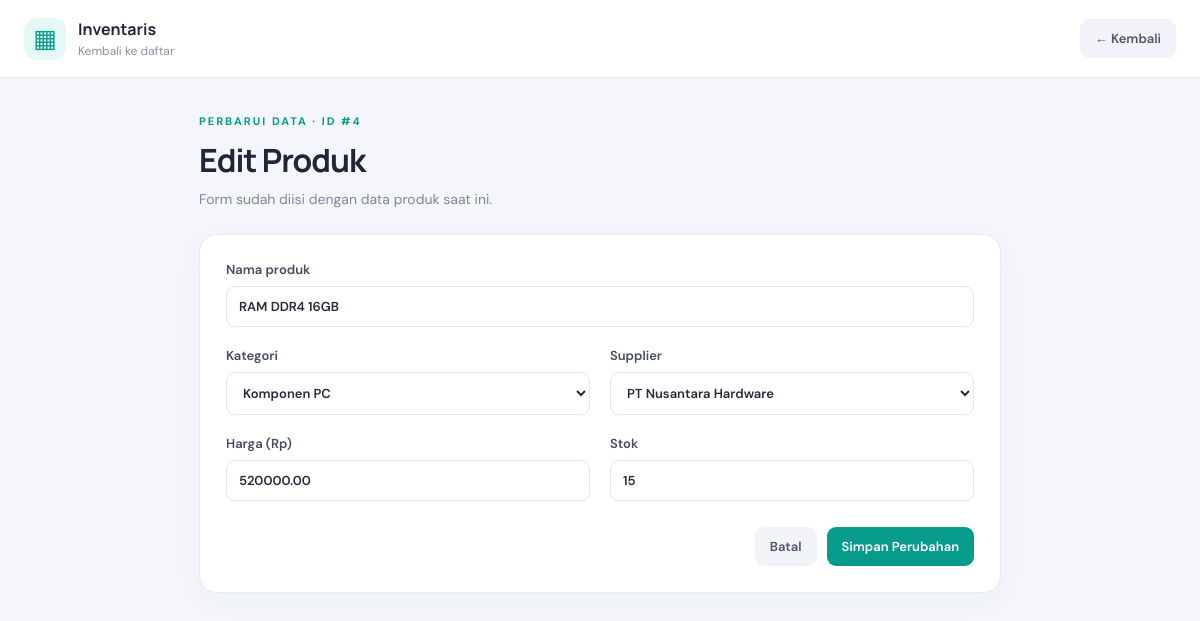
The app's page /edit.php?id=4 with its own data.
### tables this page shows
CREATE TABLE products (
    id INT AUTO_INCREMENT PRIMARY KEY,
    name VARCHAR(150) NOT NULL,
    category_id INT NOT NULL,
    supplier_id INT NOT NULL,
    price DECIMAL(12,2) NOT NULL DEFAULT 0,
    stock INT NOT NULL DEFAULT 0,
    created_at TIMESTAMP DEFAULT CURRENT_TIMESTAMP,
    CONSTRAINT fk_products_category FOREIGN KEY (category_id)
        REFERENCES categories(id) ON UPDATE CASCADE ON DELETE RESTRICT,
    CONSTRAINT fk_products_supplier FOREIGN KEY (supplier_id)
        REFERENCES suppliers(id) ON UPDATE CASCADE ON DELETE RESTRICT
);

CREATE TABLE categories (
    id INT AUTO_INCREMENT PRIMARY KEY,
    name VARCHAR(100) NOT NULL UNIQUE
);

CREATE TABLE suppliers (
    id INT AUTO_INCREMENT PRIMARY KEY,
    name VARCHAR(100) NOT NULL,
    phone VARCHAR(20) NOT NULL
);

### edit.php (the view, shortened to what this page needs)
<?php
function e(mixed $v): string { return htmlspecialchars((string)$v, ENT_QUOTES, 'UTF-8'); }
$errors = [];
$id = filter_input(INPUT_GET, 'id', FILTER_VALIDATE_INT);
try {
    $pdo = Database::getInstance()->getConnection();
    $categories = $pdo->query('SELECT id, name FROM categories ORDER BY name')->fetchAll();
    $suppliers = $pdo->query('SELECT id, name FROM suppliers ORDER BY name')->fetchAll();
    $stmt = $pdo->prepare('SELECT * FROM products WHERE id = ?');
    $stmt->execute([$id]); $product = $stmt->fetch();
    $name = $product['name']; $categoryId = (string)$product['category_id']; $supplierId = (string)$product['supplier_id']; $price = (string)$product['price']; $stock = (string)$product['stock'];
} catch (Throwable $ex) { error_log($ex->getMessage()); $errors[] = 'Terjadi kesalahan. Periksa koneksi database dan data pilihan.'; }
?>
<!doctype html><html lang="id"><head><meta charset="utf-8"><meta name="viewport" content="width=device-width, initial-scale=1"><title>Edit Produk</title><link rel="stylesheet" href="assets/style.css"></head>
<body><header class="topbar"><a class="brand brand-link" href="index.php"><span class="brand-icon">▦</span><div><strong>Inventaris</strong><small>Kembali ke daftar</small></div></a><a class="button light" href="index.php">← Kembali</a></header>
<main class="container narrow"><section class="hero"><p class="eyebrow">PERBARUI DATA · ID #<?= (int)$id ?></p><h1>Edit Produk</h1><p class="muted">Form sudah diisi dengan data produk saat ini.</p></section>
<section class="panel form-panel">
<form method="post" class="form-grid"><input type="hidden" name="id" value="<?= (int)$id ?>">
<label class="full">Nama produk<input name="name" maxlength="150" required value="<?= e($name) ?>"></label>
<label>Kategori<select name="category_id" required><option value="">Pilih kategori</option><?php foreach ($categories as $c): ?><option value="<?= (int)$c['id'] ?>" <?= $categoryId === (string)$c['id'] ? 'selected' : '' ?>><?= e($c['name']) ?></option><?php endforeach; ?></select></label>
<label>Supplier<select name="supplier_id" required><option value="">Pilih supplier</option><?php foreach ($suppliers as $s): ?><option value="<?= (int)$s['id'] ?>" <?= $supplierId === (string)$s['id'] ? 'selected' : '' ?>><?= e($s['name']) ?></option><?php endforeach; ?></select></label>
<label>Harga (Rp)<input type="number" name="price" min="0" step="0.01" required value="<?= e($price === -1 ? '' : $price) ?>"></label>
<label>Stok<input type="number" name="stock" min="0" step="1" required value="<?= e($stock === false ? '' : $stock) ?>"></label>
<div class="form-actions full"><a class="button light" href="index.php">Batal</a><button class="button primary" type="submit">Simpan Perubahan</button></div>
</form></section></main></body></html>

### assets/style.css (style rules this page uses)
:root { font-family:'DM Sans',Arial,sans-serif;color:#202638;background:#f4f6fb;font-synthesis:none }
* { box-sizing:border-box }
body { margin:0;min-height:100vh }
.topbar { height:78px;padding:0 max(24px,calc((100% - 1180px)/2));display:flex;align-items:center;justify-content:space-between;background:#fff;border-bottom:1px solid #e7eaf2 }
.brand { display:flex;gap:12px;align-items:center;color:#202638 }
.brand-link { text-decoration:none }
.brand-icon { display:grid;place-items:center;width:42px;height:42px;border-radius:13px;background:#e4f8f5;color:#079b8c;font-size:25px;font-weight:700 }
.brand strong { display:block;font-family:Manrope,sans-serif;font-size:16px }
.brand small { display:block;color:#8a91a2;font-size:12px;margin-top:3px }
.container { max-width:1180px;margin:0 auto;padding:36px 24px 24px }
.narrow { max-width:850px }
.hero { margin:0 0 26px }
.eyebrow { font-size:11px;letter-spacing:2px;font-weight:700;color:#079b8c;margin:0 0 10px }
.hero h1 { font-family:Manrope,sans-serif;font-size:32px;letter-spacing:-1px;margin:0 0 8px }
.muted { color:#7f8798;font-size:14px;margin:0 }
.panel { background:#fff;border:1px solid #e8ebf2;border-radius:18px;box-shadow:0 8px 30px #25314d08;overflow:hidden }
input,select { font:inherit;border:1px solid #dfe4ed;border-radius:9px;background:#fff;padding:11px 12px;color:#252b3b;outline:none;min-width:0 }
.button { font:600 13px 'DM Sans',sans-serif;display:inline-flex;align-items:center;justify-content:center;gap:6px;border:0;border-radius:9px;padding:11px 15px;text-decoration:none;cursor:pointer;white-space:nowrap }
.primary { background:#079b8c;color:white }
.light { background:#f1f3f8;color:#4e5669 }
.form-panel { padding:26px }
.form-grid { display:grid;grid-template-columns:1fr 1fr;gap:20px }
.form-grid label { display:flex;flex-direction:column;gap:8px;color:#444c5e;font-weight:600;font-size:13px }
.form-grid .full { grid-column:1/-1 }
.form-actions { display:flex;justify-content:flex-end;gap:10px;padding-top:6px }

### records on screen
products: name "RAM DDR4 16GB", category_id "Komponen PC", supplier_id "PT Nusantara Hardware", price "520000.00", stock "15"

### other values on screen
$id "4"
